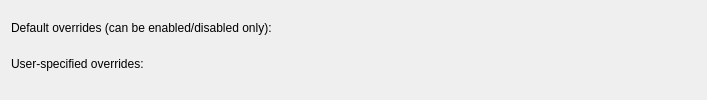
       <widget class="QWidget" name="tab_overrides">
        <attribute name="title">
         <string>Window-Specific Overrides</string>
        </attribute>
        <layout class="QVBoxLayout" name="verticalLayout_3">
         <item>
          <spacer name="verticalSpacer_15">
           <property name="orientation">
            <enum>Qt::Orientation::Vertical</enum>
           </property>
           <property name="sizeType">
            <enum>QSizePolicy::Policy::Fixed</enum>
           </property>
           <property name="sizeHint" stdset="0">
            <size>
             <width>20</width>
             <height>10</height>
            </size>
           </property>
          </spacer>
         </item>
         <item>
          <widget class="QLabel" name="defaultExceptionsLabel">
           <property name="minimumSize">
            <size>
             <width>0</width>
             <height>0</height>
            </size>
           </property>
           <property name="text">
            <string>Default overrides (can be enabled/disabled only):</string>
           </property>
          </widget>
         </item>
         <item>
          <widget class="Klassy::ExceptionListWidget" name="defaultExceptions" native="true">
           <property name="sizePolicy">
            <sizepolicy hsizetype="Preferred" vsizetype="Preferred">
             <horstretch>0</horstretch>
             <verstretch>0</verstretch>
            </sizepolicy>
           </property>
           <property name="minimumSize">
            <size>
             <width>0</width>
             <height>0</height>
            </size>
           </property>
           <property name="maximumSize">
            <size>
             <width>16777215</width>
             <height>100</height>
            </size>
           </property>
           <property name="baseSize">
            <size>
             <width>0</width>
             <height>100</height>
            </size>
           </property>
          </widget>
         </item>
         <item>
          <spacer name="defaultExceptionsSpacer">
           <property name="orientation">
            <enum>Qt::Orientation::Vertical</enum>
           </property>
           <property name="sizeType">
            <enum>QSizePolicy::Policy::Fixed</enum>
           </property>
           <property name="sizeHint" stdset="0">
            <size>
             <width>20</width>
             <height>10</height>
            </size>
           </property>
          </spacer>
         </item>
         <item>
          <widget class="QLabel" name="userExceptionsLabel">
           <property name="minimumSize">
            <size>
             <width>0</width>
             <height>0</height>
            </size>
           </property>
           <property name="text">
            <string>User-specified overrides:</string>
           </property>
          </widget>
         </item>
         <item>
          <widget class="Klassy::ExceptionListWidget" name="exceptions" native="true">
           <property name="sizePolicy">
            <sizepolicy hsizetype="Preferred" vsizetype="Expanding">
             <horstretch>0</horstretch>
             <verstretch>0</verstretch>
            </sizepolicy>
           </property>
           <property name="minimumSize">
            <size>
             <width>685</width>
             <height>0</height>
            </size>
           </property>
           <property name="baseSize">
            <size>
             <width>0</width>
             <height>0</height>
            </size>
           </property>
          </widget>
         </item>
        </layout>
       </widget>
